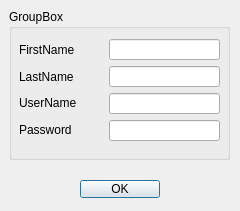
<?xml version="1.0" encoding="UTF-8"?>
<ui version="4.0">
 <class>Signup</class>
 <widget class="QDialog" name="Signup">
  <property name="geometry">
   <rect>
    <x>0</x>
    <y>0</y>
    <width>240</width>
    <height>211</height>
   </rect>
  </property>
  <property name="windowTitle">
   <string>Dialog</string>
  </property>
  <widget class="QGroupBox" name="groupBox">
   <property name="geometry">
    <rect>
     <x>9</x>
     <y>9</y>
     <width>221</width>
     <height>151</height>
    </rect>
   </property>
   <property name="title">
    <string>GroupBox</string>
   </property>
   <widget class="QWidget" name="">
    <property name="geometry">
     <rect>
      <x>100</x>
      <y>30</y>
      <width>111</width>
      <height>102</height>
     </rect>
    </property>
    <layout class="QVBoxLayout" name="verticalLayout">
     <item>
      <widget class="QLineEdit" name="lineEdit_firstname"/>
     </item>
     <item>
      <widget class="QLineEdit" name="lineEdit_lastname"/>
     </item>
     <item>
      <widget class="QLineEdit" name="lineEdit_username"/>
     </item>
     <item>
      <widget class="QLineEdit" name="lineEdit_password"/>
     </item>
    </layout>
   </widget>
   <widget class="QWidget" name="">
    <property name="geometry">
     <rect>
      <x>10</x>
      <y>30</y>
      <width>81</width>
      <height>101</height>
     </rect>
    </property>
    <layout class="QVBoxLayout" name="verticalLayout_2">
     <item>
      <widget class="QLabel" name="label">
       <property name="text">
        <string>FirstName</string>
       </property>
      </widget>
     </item>
     <item>
      <widget class="QLabel" name="label_2">
       <property name="text">
        <string>LastName</string>
       </property>
      </widget>
     </item>
     <item>
      <widget class="QLabel" name="label_3">
       <property name="text">
        <string>UserName</string>
       </property>
      </widget>
     </item>
     <item>
      <widget class="QLabel" name="label_4">
       <property name="text">
        <string>Password</string>
       </property>
      </widget>
     </item>
    </layout>
   </widget>
  </widget>
  <widget class="QPushButton" name="pushButton_ok_Signup">
   <property name="geometry">
    <rect>
     <x>80</x>
     <y>180</y>
     <width>80</width>
     <height>18</height>
    </rect>
   </property>
   <property name="text">
    <string>OK</string>
   </property>
  </widget>
 </widget>
 <resources/>
 <connections/>
</ui>
